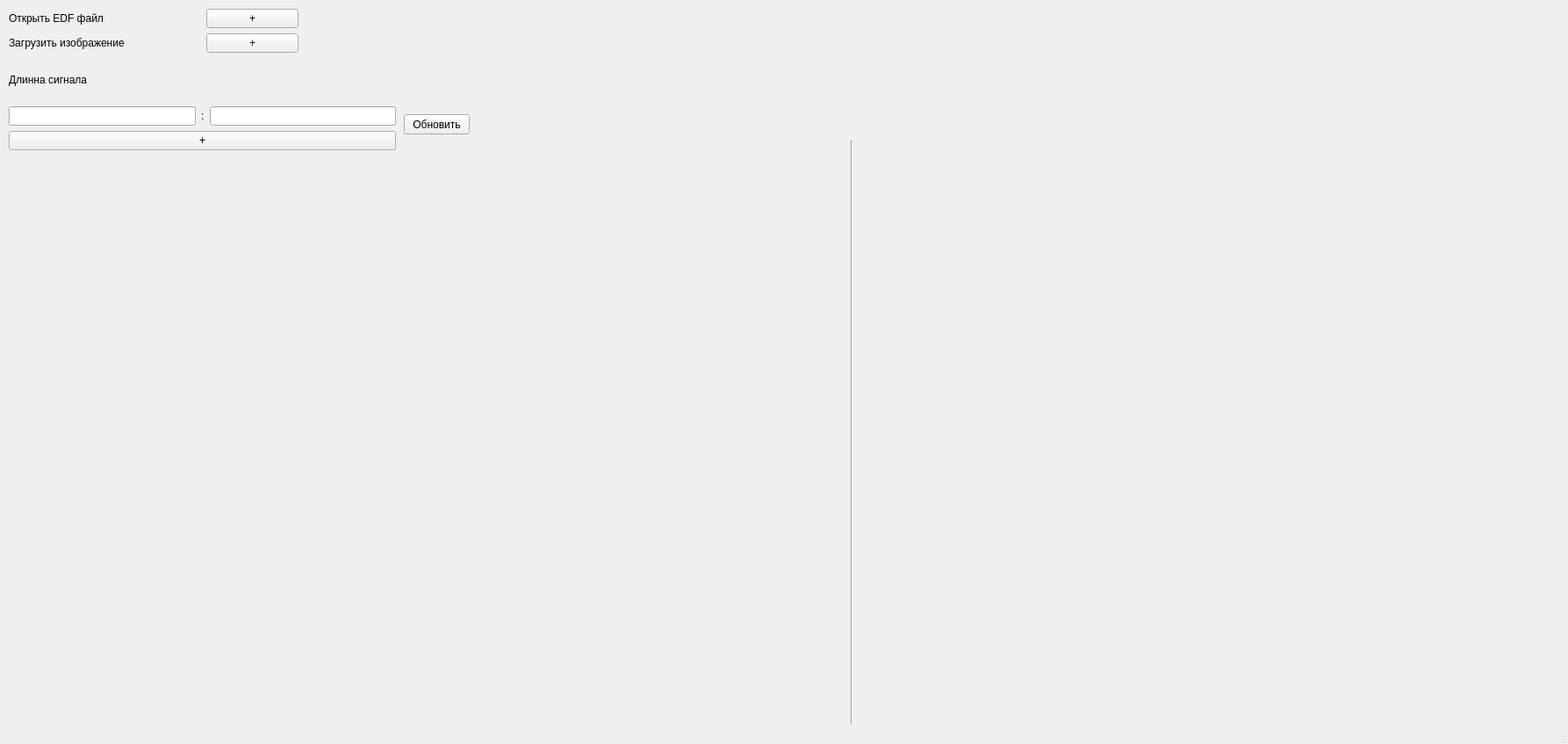
<?xml version="1.0" encoding="UTF-8"?>
<ui version="4.0">
 <class>MainWindow</class>
 <widget class="QMainWindow" name="MainWindow">
  <property name="geometry">
   <rect>
    <x>0</x>
    <y>0</y>
    <width>1786</width>
    <height>847</height>
   </rect>
  </property>
  <property name="windowTitle">
   <string>MainWindow</string>
  </property>
  <widget class="QWidget" name="centralwidget">
   <widget class="Line" name="line">
    <property name="geometry">
     <rect>
      <x>960</x>
      <y>160</y>
      <width>20</width>
      <height>731</height>
     </rect>
    </property>
    <property name="orientation">
     <enum>Qt::Vertical</enum>
    </property>
   </widget>
   <widget class="QWidget" name="layoutWidget">
    <property name="geometry">
     <rect>
      <x>10</x>
      <y>10</y>
      <width>441</width>
      <height>161</height>
     </rect>
    </property>
    <layout class="QVBoxLayout" name="verticalLayout">
     <item>
      <layout class="QGridLayout" name="gridLayout">
       <item row="0" column="3">
        <widget class="QLabel" name="label_4">
         <property name="text">
          <string/>
         </property>
        </widget>
       </item>
       <item row="1" column="2">
        <widget class="QPushButton" name="pushButton_2">
         <property name="text">
          <string>+</string>
         </property>
        </widget>
       </item>
       <item row="0" column="0">
        <widget class="QLabel" name="label">
         <property name="text">
          <string>Открыть EDF файл</string>
         </property>
        </widget>
       </item>
       <item row="0" column="2">
        <widget class="QPushButton" name="pushButton">
         <property name="text">
          <string>+</string>
         </property>
        </widget>
       </item>
       <item row="1" column="3">
        <widget class="QLabel" name="label_6">
         <property name="text">
          <string/>
         </property>
        </widget>
       </item>
       <item row="1" column="0" colspan="2">
        <widget class="QLabel" name="label_5">
         <property name="text">
          <string>Загрузить изображение</string>
         </property>
        </widget>
       </item>
      </layout>
     </item>
     <item>
      <layout class="QGridLayout" name="gridLayout_2">
       <item row="0" column="0">
        <widget class="QLabel" name="label_2">
         <property name="text">
          <string>Длинна сигнала</string>
         </property>
        </widget>
       </item>
       <item row="1" column="1">
        <widget class="QLabel" name="label_3">
         <property name="text">
          <string>:</string>
         </property>
        </widget>
       </item>
       <item row="1" column="2">
        <widget class="QLineEdit" name="lineEdit_2"/>
       </item>
       <item row="1" column="0">
        <widget class="QLineEdit" name="lineEdit"/>
       </item>
      </layout>
     </item>
     <item>
      <widget class="QPushButton" name="pushButton_3">
       <property name="text">
        <string>+</string>
       </property>
      </widget>
     </item>
    </layout>
   </widget>
   <widget class="QWidget" name="layoutWidget">
    <property name="geometry">
     <rect>
      <x>10</x>
      <y>170</y>
      <width>771</width>
      <height>231</height>
     </rect>
    </property>
    <layout class="QHBoxLayout" name="horizontalLayout">
     <item>
      <widget class="PlotWidget" name="widget_4" native="true"/>
     </item>
    </layout>
   </widget>
   <widget class="QPushButton" name="pushButton_4">
    <property name="geometry">
     <rect>
      <x>460</x>
      <y>130</y>
      <width>75</width>
      <height>23</height>
     </rect>
    </property>
    <property name="text">
     <string>Обновить</string>
    </property>
   </widget>
   <widget class="PlotWidget" name="widget_2" native="true">
    <property name="geometry">
     <rect>
      <x>991</x>
      <y>99</y>
      <width>779</width>
      <height>83</height>
     </rect>
    </property>
   </widget>
   <widget class="PlotWidget" name="widget_8" native="true">
    <property name="geometry">
     <rect>
      <x>991</x>
      <y>541</y>
      <width>779</width>
      <height>82</height>
     </rect>
    </property>
   </widget>
   <widget class="PlotWidget" name="widget" native="true">
    <property name="geometry">
     <rect>
      <x>991</x>
      <y>11</y>
      <width>779</width>
      <height>82</height>
     </rect>
    </property>
   </widget>
   <widget class="PlotWidget" name="widget_5" native="true">
    <property name="geometry">
     <rect>
      <x>991</x>
      <y>276</y>
      <width>779</width>
      <height>82</height>
     </rect>
    </property>
   </widget>
   <widget class="PlotWidget" name="widget_3" native="true">
    <property name="geometry">
     <rect>
      <x>991</x>
      <y>188</y>
      <width>779</width>
      <height>82</height>
     </rect>
    </property>
   </widget>
   <widget class="PlotWidget" name="widget_7" native="true">
    <property name="geometry">
     <rect>
      <x>991</x>
      <y>453</y>
      <width>779</width>
      <height>82</height>
     </rect>
    </property>
   </widget>
   <widget class="PlotWidget" name="widget_9" native="true">
    <property name="geometry">
     <rect>
      <x>991</x>
      <y>629</y>
      <width>779</width>
      <height>83</height>
     </rect>
    </property>
   </widget>
   <widget class="PlotWidget" name="widget_6" native="true">
    <property name="geometry">
     <rect>
      <x>991</x>
      <y>364</y>
      <width>779</width>
      <height>83</height>
     </rect>
    </property>
   </widget>
   <widget class="PlotWidget" name="widget_10" native="true">
    <property name="geometry">
     <rect>
      <x>991</x>
      <y>718</y>
      <width>779</width>
      <height>82</height>
     </rect>
    </property>
   </widget>
  </widget>
  <widget class="QMenuBar" name="menubar">
   <property name="geometry">
    <rect>
     <x>0</x>
     <y>0</y>
     <width>1786</width>
     <height>21</height>
    </rect>
   </property>
  </widget>
  <widget class="QStatusBar" name="statusbar"/>
 </widget>
 <customwidgets>
  <customwidget>
   <class>PlotWidget</class>
   <extends>QWidget</extends>
   <header>pyqtgraph</header>
   <container>1</container>
  </customwidget>
 </customwidgets>
 <resources/>
 <connections/>
</ui>
